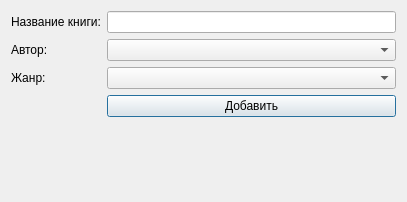
<?xml version="1.0" encoding="UTF-8"?>
<ui version="4.0">
 <class>Dialog</class>
 <widget class="QDialog" name="Dialog">
  <property name="geometry">
   <rect>
    <x>0</x>
    <y>0</y>
    <width>407</width>
    <height>202</height>
   </rect>
  </property>
  <property name="windowTitle">
   <string>Dialog</string>
  </property>
  <layout class="QGridLayout" name="gridLayout_2">
   <item row="0" column="0">
    <layout class="QGridLayout" name="gridLayout" rowstretch="0,0,0,0,0">
     <item row="3" column="2">
      <widget class="QPushButton" name="pushButton">
       <property name="text">
        <string>Добавить</string>
       </property>
      </widget>
     </item>
     <item row="2" column="0">
      <widget class="QLabel" name="label_3">
       <property name="text">
        <string>Жанр:</string>
       </property>
      </widget>
     </item>
     <item row="0" column="0">
      <widget class="QLabel" name="label">
       <property name="text">
        <string>Название книги:</string>
       </property>
      </widget>
     </item>
     <item row="0" column="2">
      <widget class="QLineEdit" name="lineEdit"/>
     </item>
     <item row="1" column="0">
      <widget class="QLabel" name="label_2">
       <property name="text">
        <string>Автор:</string>
       </property>
      </widget>
     </item>
     <item row="4" column="2">
      <widget class="QLabel" name="label_5">
       <property name="font">
        <font>
         <pointsize>12</pointsize>
         <italic>false</italic>
        </font>
       </property>
       <property name="text">
        <string/>
       </property>
      </widget>
     </item>
     <item row="1" column="2">
      <widget class="QComboBox" name="comboBox"/>
     </item>
     <item row="2" column="2">
      <widget class="QComboBox" name="comboBox_2"/>
     </item>
    </layout>
   </item>
  </layout>
 </widget>
 <resources/>
 <connections/>
</ui>
